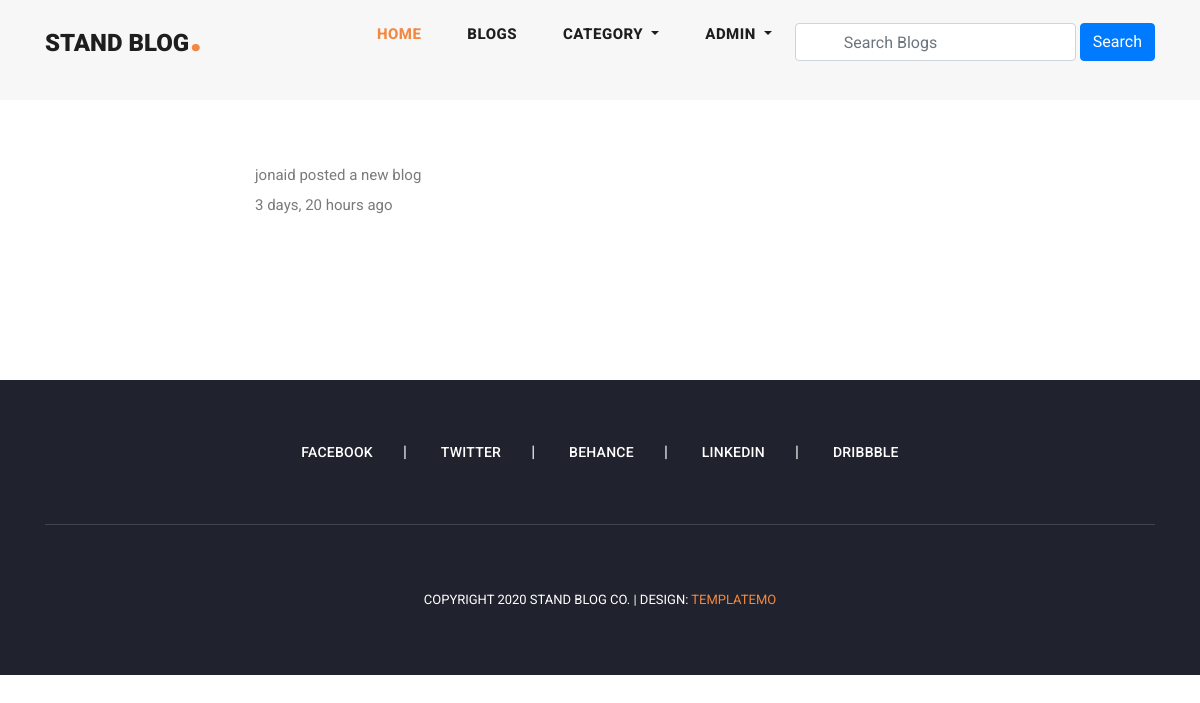
Before: /notification/ (signed in) with the older database file.
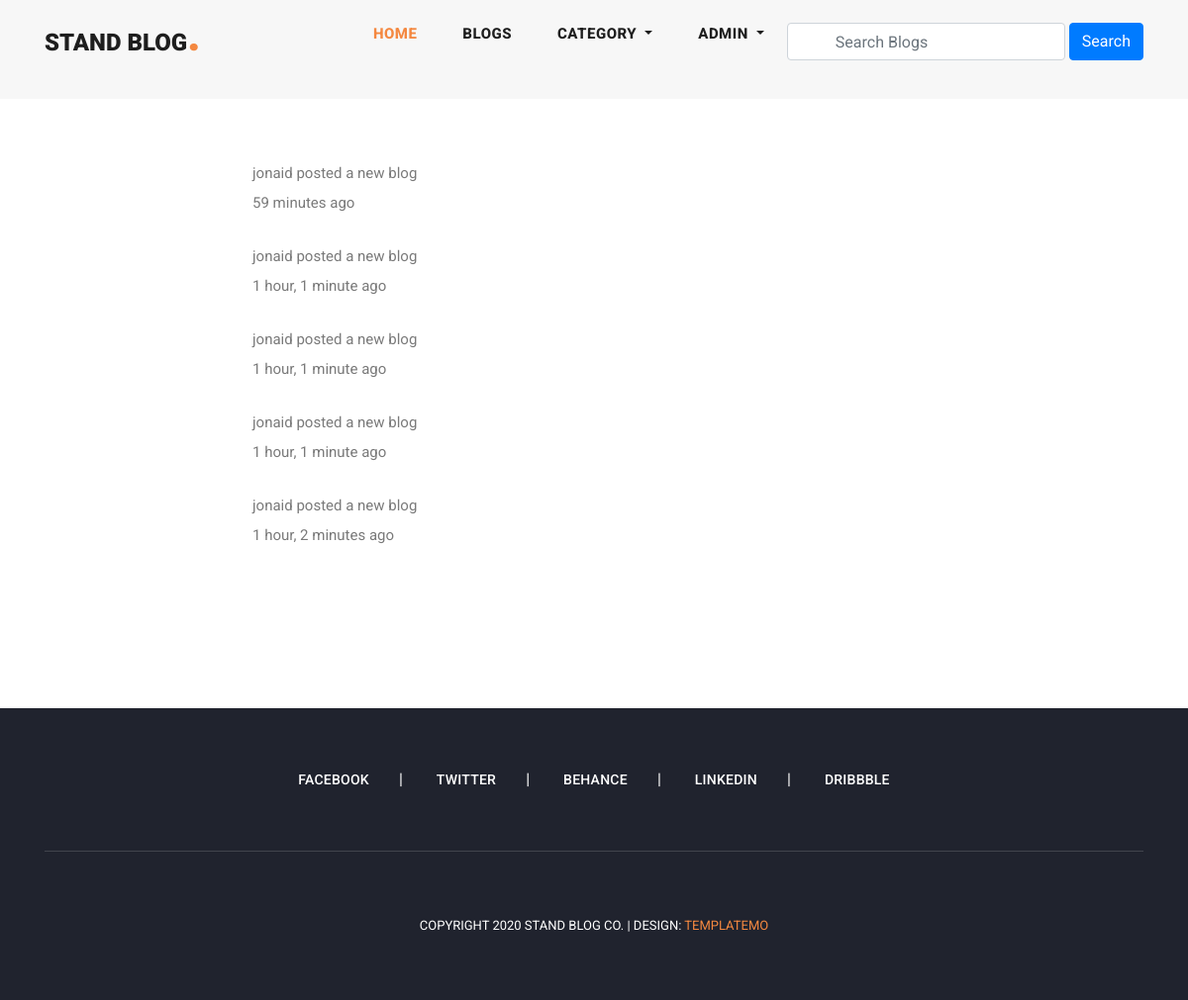
After: the same page with the newer database file.
### user_profile/models.py (models this page shows, shortened)
class User(AbstractUser):
    email=models.EmailField(
        max_length=150,
        unique=True,
        error_messages={
            "unique":"The email must be uniqe"
        }
    )
    profile_image=models.ImageField(
        null=True,
        blank=True,
        upload_to='profile_image/'
    )
    followers = models.ManyToManyField('Follow')
    REQUIRED_FIELDS=["email"]
    objects= CustomeUserManagers()

### notification/models.py (models this page shows, shortened)
class Notification(models.Model):
    NOTIFICATION_TYPE=('Blog','Like','Follow')
    content_type=models.ForeignKey(ContentType,on_delete=models.CASCADE)
    object_id=models.BigIntegerField()
    content_object=GenericForeignKey('content_type', 'object_id')
    user=models.ForeignKey(User, related_name='user_notifications', on_delete=models.CASCADE)
    text =models.CharField(max_length=150)
    is_seen=models.BooleanField(default=False)
    notification_type=models.CharField(max_length=20, choices=list(zip(NOTIFICATION_TYPE, NOTIFICATION_TYPE)))
    created_date=models.DateTimeField(auto_now_add=True)

### user_profile/views.py (the view)
# urls.py: path('notification/',views.user_notifications,name='user_notification'),
@login_required(login_url='user_profile:login')
def user_notifications(request):
    notifications = Notification.objects.filter(
        user=request.user,
        is_seen=False
    )
    for notification in notifications:
        notification.is_seen = True
        notification.save()
    return render(request, 'notification.html')

### blog/context_processors.py (called while the page is built)
def get_all_category(request):
    categories=Category.objects.all()
    context={
        'categories':categories,
    }
    return context

### user_profile/context_processors.py (called while the page is built)
def user_notifications(request):
    context = {}
    if request.user.is_authenticated:
        notifications = Notification.objects.filter(
            user=request.user
        ).order_by('-created_date')
        unseen = notifications.exclude(is_seen=True)
        context['notifications'] = notifications
        context['unseen'] = unseen.count()
    return context

### templates/notification.html (shortened to what this page needs)
{% extends 'base.html' %}
{% load static %}
{% block maincontent %}
<section class="notification">
    <div class="container">
        <div class="row justify-content-center py-5">
            {% if notifications %}
               <div class="col-md-8">
                   <ul class="list-group list-group-flush">
                       {% for notification in notifications %}
                       {% if notification.content_object %}
                       <li class="list-group-item">
                        {% if notification.notification_type == 'Blog' or  notification.notification_type == 'Like'%}
                           <a href="{% url 'blog:blog_details' notification.content_object.slug %}">
                               <p>{{ notification.text }}</p>
                               <p>{{ notification.created_date | timesince }} ago</p>
                            </a>
                            {% else %}
                            <a class="text-decoration-none text-dark" href="{% url 'user_profile:user_information' notification.content_object.followed_by.username %}">
                                <p>{{notification.text}}</p>
                                <p>{{notification.created_date|timesince}} ago</p>
                            </a>
                        {% endif %}
                       </li>
                       {% endif %}
                       {% endfor %}
                   </ul>
               </div>
            {% endif %}
        </div>
    </div>
</section>
{% endblock maincontent %}

### templates/base.html (shortened to what this page needs)
{% load static %}
<!DOCTYPE html>
<html lang="en">
  <head>
    <link rel="stylesheet" href="https://cdn.jsdelivr.net/npm/bootstrap@5.1.0/dist/css/bootstrap.min.css">
    <link href="{% static 'blog/vendor/bootstrap/css/bootstrap.min.css' %}" rel="stylesheet">
    <link rel="stylesheet" href="{% static 'blog/assets/css/fontawesome.css' %}">
    <link rel="stylesheet" href="{% static 'blog/assets/css/templatemo-stand-blog.css' %}">
    <link rel="stylesheet" href="{% static 'blog/assets/css/owl.css' %}">
    <link rel="stylesheet" href="{% static 'blog/assets/css/main.css' %}">
  </head>
  <body>
    {% include "header.html" %}
    {% block maincontent %}
    {% endblock maincontent %}
    {% include "footer.html" %}
</body>
</html>

### templates/header.html (shortened to what this page needs)
{% load static %}
    <header class="">
        <nav class="navbar navbar-expand-lg">
          <div class="container">
            <a class="navbar-brand" href=""><h2>Stand Blog<em>.</em></h2></a>
            <div class="collapse navbar-collapse" id="navbarResponsive">
              <ul class="navbar-nav ml-auto">
                <li class="nav-item active">
                  <a class="nav-link" href="/">Home
                  </a>
                </li>
                <li class="nav-item">
                  <a class="nav-link" href="{% url 'blog:blog' %}">Blogs</a>
                </li>
                <li class="nav-item dropdown">
                  <a class="nav-link dropdown-toggle" href="#" id="navbarDropdown" role="button" data-toggle="dropdown" aria-haspopup="true">
                    Category
                  </a>
                </li>
                {% if request.user.is_authenticated %}
                <li class="nav-item dropdown">
                  <a class="nav-link dropdown-toggle" href="#" id="navbarDropdown" role="button" data-toggle="dropdown" aria-haspopup="true">
                    {{ request.user.username }}
                  </a>
                </li>
                {% else %}
                <li class="nav-item">
                  <a class="nav-link" href="{% url 'user_profile:login' %}">login</a>
                </li>
                {% endif %}
                <form class="form-inline d-flex flex-nowrap my-2 ml-auto search-form" action="{% url 'blog:search_blogs' %}" method="GET">
                  <input class="form-control px-5" name="search" type="text" placeholder="Search Blogs">
                  <button class="btn btn-primary ml-1">Search</button>
                </form>
              </ul>
            </div>
          </div>
        </nav>
      </header>

### templates/footer.html
{% load static %}
<footer>
    <div class="container">
      <div class="row">
        <div class="col-lg-12">
          <ul class="social-icons">
            <li><a href="#">Facebook</a></li>
            <li><a href="#">Twitter</a></li>
            <li><a href="#">Behance</a></li>
            <li><a href="#">Linkedin</a></li>
            <li><a href="#">Dribbble</a></li>
          </ul>
        </div>
        <div class="col-lg-12">
          <div class="copyright-text">
            <p>Copyright 2020 Stand Blog Co.
               | Design: <a rel="nofollow" href="https://templatemo.com" target="_parent">TemplateMo</a></p>
          </div>
        </div>
      </div>
    </div>
  </footer>

### templates/script.html (shortened to what this page needs)
{% load static %}

### static/blog/assets/css/templatemo-stand-blog.css (style rules this page uses)
body { font-family: 'Roboto', sans-serif; overflow-x: hidden; text-rendering: optimizeLegibility; -webkit-font-smoothing: antialiased; -moz-osx-font-smoothing: grayscale; }
p { margin-bottom: 0px; font-size: 15px; font-weight: 400; color: #7a7a7a; line-height: 30px; }
a { text-decoration: none!important; }
ul { padding: 0; margin: 0; list-style: none; }
h1,h2,h3,h4,h5,h6 { margin: 0px; }
header { position: static; z-index: 99999; width: 100%; height: 100px; background-color: #f7f7f7; -webkit-transition: all 0.3s ease-in-out 0s; -moz-transition: all 0.3s ease-in-out 0s; -o-transition: all 0.3s ease-in-out 0s; transition: all 0.3s ease-in-out 0s; }
header .navbar { padding: 15px 0px; }
.navbar .navbar-brand { float: left; margin-top: -12px; outline: none; }
.navbar .navbar-brand h2 { color: #1e1e1e; text-transform: uppercase; font-size: 24px; font-weight: 900; -webkit-transition: all .3s ease 0s; -moz-transition: all .3s ease 0s; -o-transition: all .3s ease 0s; transition: all .3s ease 0s; }
.navbar .navbar-brand h2 em { font-size: 44px; font-style: normal; color: #f48840; }
#navbarResponsive { z-index: 999; }
.navbar-collapse { text-align: center; }
.navbar .navbar-nav .nav-item { margin: 0px 15px; }
.navbar .navbar-nav a.nav-link { text-transform: capitalize; font-size: 15px; font-weight: 800; text-transform: uppercase; letter-spacing: 0.5px; color: #1e1e1e; transition: all 0.3s; }
.navbar .navbar-nav .nav-link:hover, .navbar .navbar-nav .active>.nav-link, .navbar .navbar-nav .nav-link.active, .navbar .navbar-nav .nav-link.show, .navbar .navbar-nav .show>.nav-link { color: #f48840; }
footer { margin-top: 100px; text-align: center; background-color: #20232e; padding: 60px 0px; }
footer ul.social-icons { padding-bottom: 60px; margin-bottom: 60px; border-bottom: 1px solid rgba(250,250,250,0.15); }
footer ul.social-icons li { display: inline-block; margin-right: 30px; }
footer ul.social-icons li:after { content: "|"; color: #fff; margin-left: 30px; }
footer ul.social-icons li:last-child { margin-right: 0px; }
footer ul.social-icons li:last-child::after { display: none; }
footer ul.social-icons li a { font-size: 14px; text-transform: uppercase; color: #fff; font-weight: 500; letter-spacing: 0.25px; transition: all .3s; }
footer p { font-size: 13px; text-transform: uppercase; color: #fff; }
footer p a { color: #f48840; }

Changed rows visible on the page:
no longer on this page (row unchanged): Notification: text "jonaid posted a new blog", created_date "3 days, 20 hours"
added Notification: text "jonaid posted a new blog", created_date "59 minutes"
added Notification: text "jonaid posted a new blog", created_date "1 hour, 1 minute"
added Notification: text "jonaid posted a new blog", created_date "1 hour, 1 minute"
added Notification: text "jonaid posted a new blog", created_date "1 hour, 1 minute"
added Notification: text "jonaid posted a new blog", created_date "1 hour, 2 minutes"
